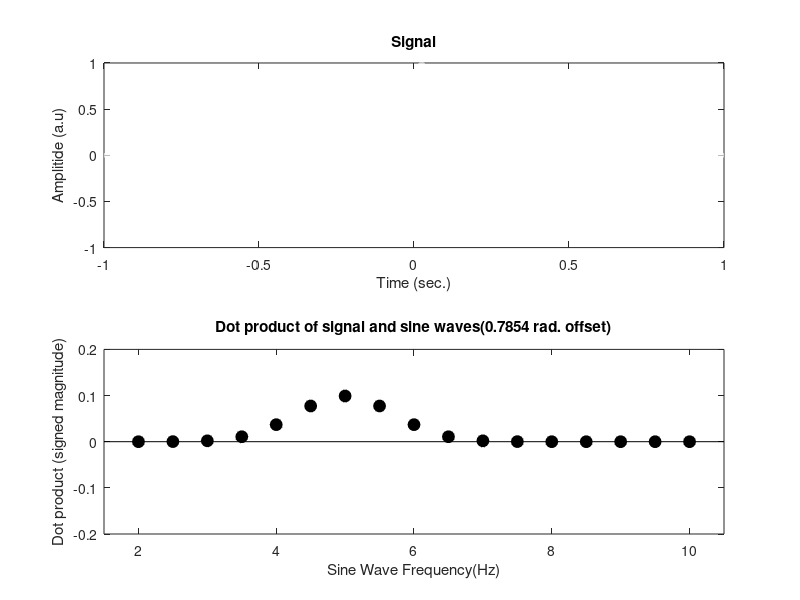
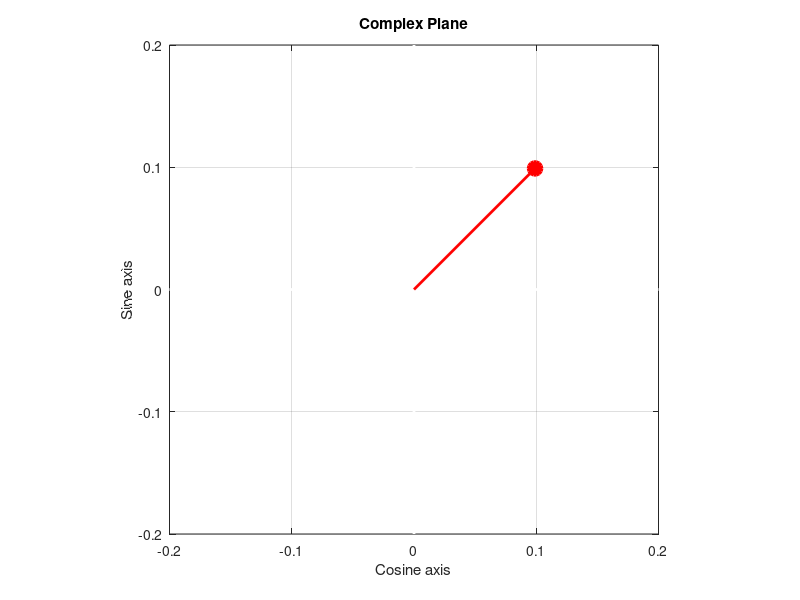
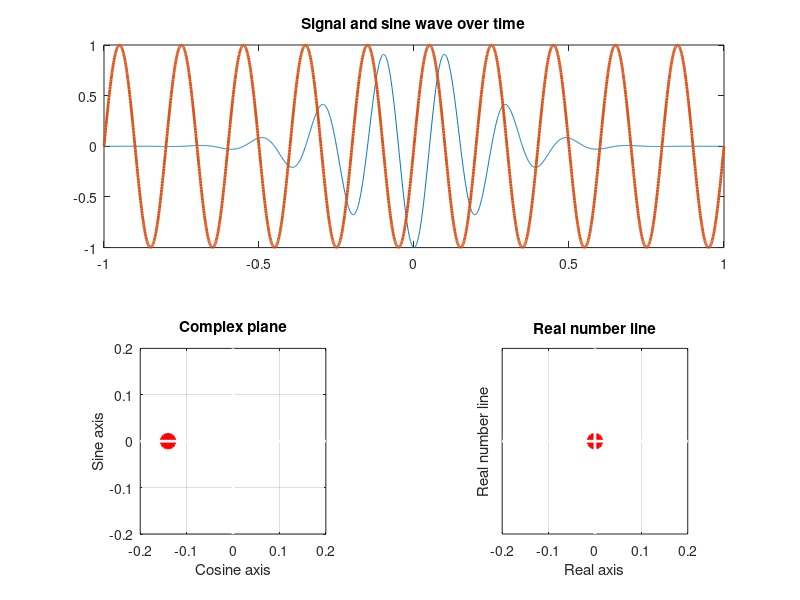

Here is the MATLAB script that generated these plots, in order:
%% with a signal

% phase of signal
theta = 1*pi/4;

% simulation parameter
srate = 1000;
time  = -1:1/srate:1;

% signal
signal = sin(2*pi*5*time + theta) .* exp( (-time.^2) / .1);

% sine wave frequencie
sinefrex = 2:.5:10;

% plot signal
figure(1), clf
subplot(211)
plot(time,signal,'w','linew',3)
xlabel('Time (sec.)'), ylabel('Amplitide (a.u)')
title('Signal')
dps = zeros(size(sinefrex));
for fi = 1:length(dps)

    % create complex sine wave
    sinew = exp(1i*2*pi*sinefrex(fi)*time);

    % compute dot product
    dps(fi) = dot(sinew, signal ) / length(time);
end

% plot
subplot(212)
stem(sinefrex,dps,'w','linew',3,'markersize',10,'markerfacecolor','k')
set(gca, 'xlim',[sinefrex(1)-.5 sinefrex(end)+.5],'ylim',[-.2 .2])
xlabel('Sine Wave Frequency(Hz)'),ylabel('Dot product (signed magnitude)')
title(['Dot product of signal and sine waves(' num2str(theta) ' rad. offset)'])

%% more detail

theta = 1*pi/4;

% signal 
signal = sin(2*pi*5*time + theta) .* exp( (-time.^2) / .1 );

% create sine and cosine waves
sinew = sin(2*pi*5*time);
cosnw = cos(2*pi*5*time);

% compute dot product
dps = dot(sinew, signal) / length(time);
dpc = dot(cosnw, signal) / length(time);

% combine sine and cosine into complex dot product
dp_complex = complex(dpc,dps);
mag = abs(dp_complex);
phs = angle(dp_complex);

% plot
figure(2),clf

h1 = plot(dpc,dps,'ro','linew',2,'markersize',10,'MarkerFaceColor','r');

% make plot
set(gca,'xlim',[-.2 .2],'ylim',[-.2 .2])
grid on,hold on, axis square
plot(get(gca,'xlim'),[0 0],'w','linew',2)
plot([0 0],get(gca,'ylim'),'w','linew',2)
xlabel('Cosine axis'),ylabel('Sine axis'),title('Complex Plane')

h = polar([0 phs], [0 mag], 'r');
set(h,'LineWidth',2)

%% Animation

% create complex sine wave
csw = exp( 1i*2*pi*5*time );
rsw = sin( 2*pi*5*time );
% phase
phase = linspace(0,7*pi/2,100);

% plot
figure(3),clf
subplot(223)
ch = plot(0,0,'ro','linew',2,'markersize',10,'markerfacecolor','r');
set(gca,'xlim',[-.2 .2],'ylim',[-.2 .2])
grid on, hold on, axis square
plot(get(gca,'xlim'),[0 0],'w','linew',2)
plot([0 0],get(gca,'ylim'),'w','linew',2)
xlabel('Cosine axis'),ylabel('Sine axis')
title('Complex plane')

% real dot product
subplot(224)
rh = plot(0,0,'ro','linew',2,'markersize',10,'markerfacecolor','r');
set(gca,'xlim',[-.2 .2],'ylim',[-.2 .2],'ytick',[])
grid on, hold on, axis square
plot(get(gca,'xlim'),[0 0],'w','linew',2)
plot([0 0],get(gca,'ylim'),'w','linew',2)
xlabel('Real axis'),ylabel('Real number line'),title('Real number line')

for phi = 1:length(phase)

    % create signal
    signal = sin(2*pi*5*time + phase(phi)) .* exp((-time.^2) / .1);

    % compute complex dot product
    cdp = sum( signal.*csw ) / length(time);

    % compute real-valued dot product
    rdp = sum( signal.*rsw ) / length(time);

    % plot signal and real part of sine wave
    subplot(211)
    plot(time,signal,time,rsw,'LineWidth',2)
    title('Signal and sine wave over time')

    % plot complex dot product
    subplot(223)
    set(ch,'XData',real(cdp),'YData',imag(cdp))

    % draw normal dot product
    subplot(224)
    set(rh,'XData',rdp)

    % wait a bit
    pause(.1)
end
